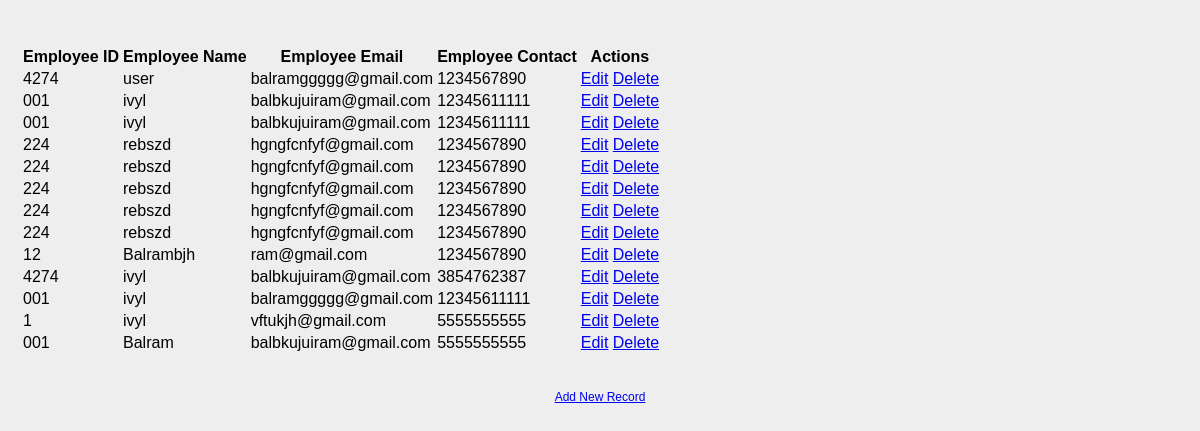
The page /show on the database its author committed.
### student/models.py (models this page shows)
class Employee(models.Model):
    eid = models.CharField(max_length=20)
    ename = models.CharField(max_length=100)
    eemail = models.EmailField()
    econtact = models.CharField(max_length=15)
    class Meta:
        db_table = "employee"

### student/views.py (the view)
# urls.py: path('show',show, name='balram'),
def show(request):
    employees = Employee.objects.all()
    return render(request,'show.html',{'employees':employees})

### student/templates/show.html (shortened to what this page needs)
<html>
<head>
     {% load staticfiles %}
    <link rel="stylesheet" href="{% static 'style.css' %}"/>
</head>
<body>
<table class="table table-striped table-bordered table-sm">
    <thead class="thead-dark">
    <tr>
        <th>Employee ID</th>
        <th>Employee Name</th>
        <th>Employee Email</th>
        <th>Employee Contact</th>
        <th>Actions</th>
    </tr>
    </thead>
    <tbody>
{% for employee in employees %}
    <tr>
        <td>{{ employee.eid }}</td>
        <td>{{ employee.ename }}</td>
        <td>{{ employee.eemail }}</td>
        <td>{{ employee.econtact }}</td>
        <td>
            <a href="/edit/{{ employee.id }}"><span class="glyphicon glyphicon-pencil" >Edit</span></a>
            <a href="/delete/{{ employee.id }}">Delete</a>
        </td>
    </tr>
{% endfor %}
    </tbody>
</table>
<br>
<br>
<center><a href="/emp" class="btn btn-primary">Add New Record</a></center>
</body>
</html>

### student/static/style.css (style rules this page uses)
body { font:12px/1.4 Verdana,Arial; background:#eee; height:100%; margin:25px 0; padding:20 }

### rows shown on the page
Employee: eid "4274", ename "user", eemail "balramggggg@gmail.com", econtact "1234567890"
Employee: eid "001", ename "ivyl", eemail "balbkujuiram@gmail.com", econtact "12345611111"
Employee: eid "001", ename "ivyl", eemail "balbkujuiram@gmail.com", econtact "12345611111"
Employee: eid "224", ename "rebszd", eemail "hgngfcnfyf@gmail.com", econtact "1234567890"
Employee: eid "224", ename "rebszd", eemail "hgngfcnfyf@gmail.com", econtact "1234567890"
Employee: eid "224", ename "rebszd", eemail "hgngfcnfyf@gmail.com", econtact "1234567890"
Employee: eid "224", ename "rebszd", eemail "hgngfcnfyf@gmail.com", econtact "1234567890"
Employee: eid "224", ename "rebszd", eemail "hgngfcnfyf@gmail.com", econtact "1234567890"
Employee: eid "12", ename "Balrambjh", eemail "ram@gmail.com", econtact "1234567890"
Employee: eid "4274", ename "ivyl", eemail "balbkujuiram@gmail.com", econtact "3854762387"
Employee: eid "001", ename "ivyl", eemail "balramggggg@gmail.com", econtact "12345611111"
Employee: eid "1", ename "ivyl", eemail "vftukjh@gmail.com", econtact "5555555555"
Employee: eid "001", ename "Balram", eemail "balbkujuiram@gmail.com", econtact "5555555555"
